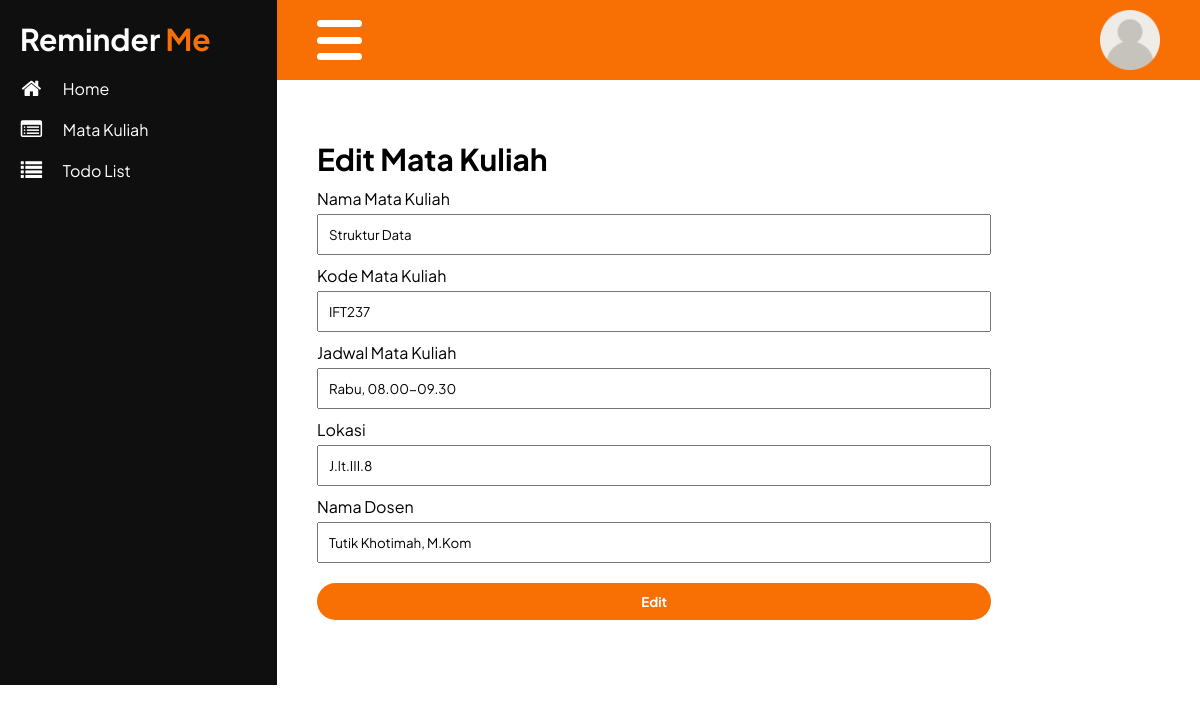
/dashboard/matakuliah/editmatkul.php?id_matkul=3 (signed in), run on the app's committed database.
### tables this page shows
CREATE TABLE `tb_matkul` (
  `id_user` int(50) NOT NULL,
  `id_matkul` int(50) NOT NULL,
  `kode_matkul` varchar(50) NOT NULL,
  `nama_matkul` varchar(100) NOT NULL,
  `jadwal` varchar(100) NOT NULL,
  `lokal` varchar(100) NOT NULL,
  `dosen` varchar(100) NOT NULL
);

### dashboard/matakuliah/editmatkul.php (the view, shortened to what this page needs)
<?php
require '../../koneksi.php';
$id_matkul_get = $_GET["id_matkul"];
$query = "select * from tb_matkul where id_matkul='$id_matkul_get'";
$result = mysqli_query($koneksi, $query);
$show = mysqli_fetch_assoc($result);
$url = $_SERVER["REQUEST_URI"];
if($url == "/tugas_akhir/dashboard/dashboard.php"){
    $isActive = "dashboard";
}
else if($url == "/tugas_akhir/dashboard/matakuliah/matakuliah.php" || $url == "/tugas_akhir/dashboard/matakuliah/tambahmatkul.php" || $url == "/tugas_akhir/dashboard/matakuliah/editmatkul.php?id_matkul=$id_matkul_get"){
    $isActive = "matakuliah";
}
else if($url == "/tugas_akhir/dashboard/todolist/todolist.php" || $url == "/tugas_akhir/dashboard/todolist/tambahtodolist.php" || $url == "/tugas_akhir/dashboard/todolist/edittodolist.php"){
    $isActive = "todolist";
}
else{
    $isActive = "";
}
?>
<!DOCTYPE html>
<html lang="en">
<head>
    <link rel="stylesheet" href="../../style/em.css">
    <link rel="stylesheet" href="../../style/fontawesome4/css/font-awesome.min.css">
</head>
<body>
    <section id="split">
        <div class="sidebar">
            <h3>Reminder <span>Me</span></h3>
            <ul>
                <a href="../dashboard.php" <?php if($isActive == "dashboard") echo 'class="active"'; ?>>
                    <i class="fa fa-home fa-lg" aria-hidden="true"></i>
                    <li>Home</li>
                </a>
                <a href="matakuliah.php"<?php if($isActive == "matakuliah") echo 'class="active"'; ?>>
                    <i class="fa fa-list-alt fa-lg" aria-hidden="true"></i>
                    <li>Mata Kuliah</li>
                </a>
                <a href="../todolist/todolist.php" <?php if($isActive == "todolist") echo 'class="active"'; ?>>
                    <i class="fa fa-list fa-lg" aria-hidden="true"></i>
                    <li>Todo List</li>
                </a>
            </ul>
        </div>
        <div class="container">
            <header>
                <nav>
                    <div class="button-sidebar">
                        <span class="shape"></span>
                        <span class="shape"></span>
                        <span class="shape"></span>
                    </div>
                    <img class="profile" src="../../assets/profil.png" alt="">
                </nav>
            </header>
            <main>
                <h3>Edit Mata Kuliah</h3>
                <form action="" method="post">
                    <label for="nama_matkul">Nama Mata Kuliah</label>
                    <input type="text" id="nama_matkul" name="nama_matkul" placeholder="Input Nama Matkul..." required value="<?= $show["nama_matkul"];?>">
                    <label for="kode_matkul">Kode Mata Kuliah</label>
                    <input type="text" id="kode_matkul" name="kode_matkul" placeholder="Input Kode Matkul..." required value="<?= $show["kode_matkul"];?>">
                    <label for="jadwal">Jadwal Mata Kuliah</label>
                    <input type="text" id="jadwal" name="jadwal" placeholder="Input Jadwal Matkul..." required value="<?= $show["jadwal"];?>">
                    <label for="lokal">Lokasi</label>
                    <input type="text" id="lokal" name="lokal" placeholder="Input Lokal Matkul..." required value="<?= $show["lokal"];?>">
                    <label for="dosen">Nama Dosen</label>
                    <input type="text" id="dosen" name="dosen" placeholder="Input Nama Dosen..." required value="<?= $show["dosen"];?>">
                    <button type="submit">Edit</button>
                </form>
            </main>
        </div>
    </section>
</body>
</html>

### style/em.css (style rules this page uses)
* { margin: 0; padding: 0; box-sizing: border-box; text-decoration: none; list-style: none; font-family: var(--font); }
:root { --warna1: rgb(248, 111, 3); --warna2: rgb(15, 15, 15); --warna3: white; --font: 'Plus Jakarta Sans', sans-serif; }
body { max-height: 685px; }
#split { display: grid; grid-template-columns: 0.3fr 1fr; transition: all 0.5s; }
.sidebar { padding: 10px 10px 30px 10px; color: var(--warna3); background-color: var(--warna2); width: 100%; height: 685px; overflow-y: auto; transition: ease-in-out 0.3s; }
.sidebar h3 { font-size: 30px; padding: 10px; }
.sidebar h3 span { color: var(--warna1); }
.sidebar ul li { padding: 10px; cursor: pointer; }
.sidebar ul a { display: grid; grid-template-columns: 0.2fr 1fr; }
.sidebar ul a i { display: flex; align-items: center; justify-content: center; color: var(--warna3); }
.sidebar ul a li { color: var(--warna3); }
.container { height: 685px; overflow-y: scroll; transition: all 0.3s; }
header { width: 100%; padding: 10px 40px; background-color: var(--warna1); }
nav { display: flex; align-items: center; justify-content: space-between; }
nav img { width: 60px; }
.button-sidebar { display: flex; flex-direction: column; justify-content: space-between; width: 60px; height: 40px; }
.button-sidebar span { background-color: var(--warna3); width: 45px; height: 7px; border-radius: 10px; transition: all 0.3s; }
main { padding: 50px 40px; height: 525px; }
main form { display: flex; flex-direction: column; max-width: 80%; }
main h3 { font-size: 30px; margin: 10px 0; }
main form label { margin-bottom: 5px; }
main form input { padding: 10px; margin-bottom: 10px; }
main form button { padding: 10px; background-color: var(--warna1); border-radius: 20px; color: var(--warna3); font-weight: bold; border: none; margin: 10px 0; }

### data on the page
tb_matkul: nama_matkul "Struktur Data", kode_matkul "IFT237", jadwal "Rabu, 08.00-09.30", lokal "J.lt.III.8", dosen "Tutik Khotimah, M.Kom"
